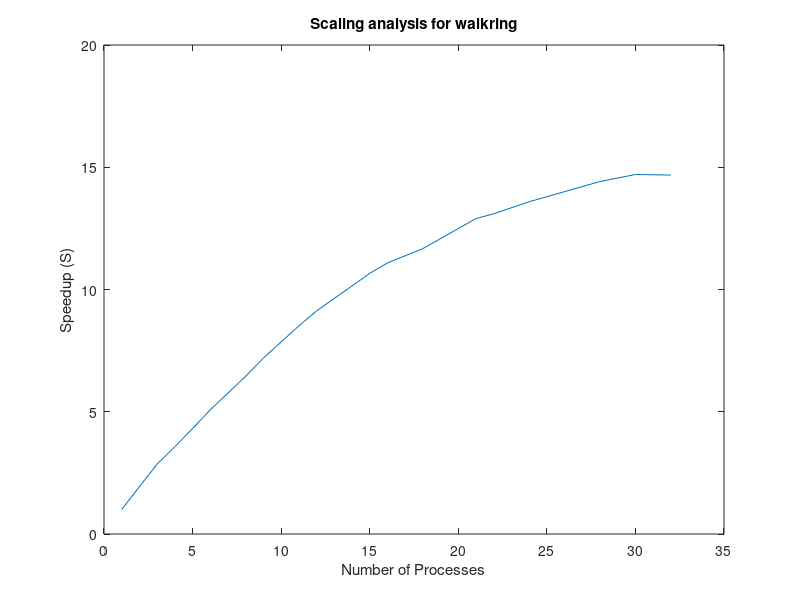

This chart was generated by the following MATLAB code:
% Date: April 3, 2019
% Author: Stewart Pearson 
% Description: Matlab script for Assignment 9 which plots the scaling for
% the diffring and montecarlo ring and displays the respective serial
% fraction f

clear all;

% Data is formated in [#processes:time(s)]
walk_data =[32 399.219;	
            30 398.574;	
            28 406.539;
            24 431.269;	
            22 447.433;	
            21 454.279;
            18 502.090;
            16 528.647;	
            15 549.836;	
            12 642.422;	
            11 688.703;	
            10 746.157;	
            9 814.340;	
            8 908.048;	
            7 1017.082;	
            6 1153.343;	
            5 1359.299;	
            4 1641.477;	
            3 2050.384;
            2 3025.236;
            1 5860.671];

Ts = walk_data(size(walk_data,1),2);
S = Ts./walk_data(:,2);
f = (1-S(1)/32)/(S(1)-S(1)/32)
                
% Plot walkring scaling
figure;
plot(walk_data(:,1), S)
xlabel('Number of Processes')
ylabel('Speedup (S)')
title('Scaling analysis for walkring')

